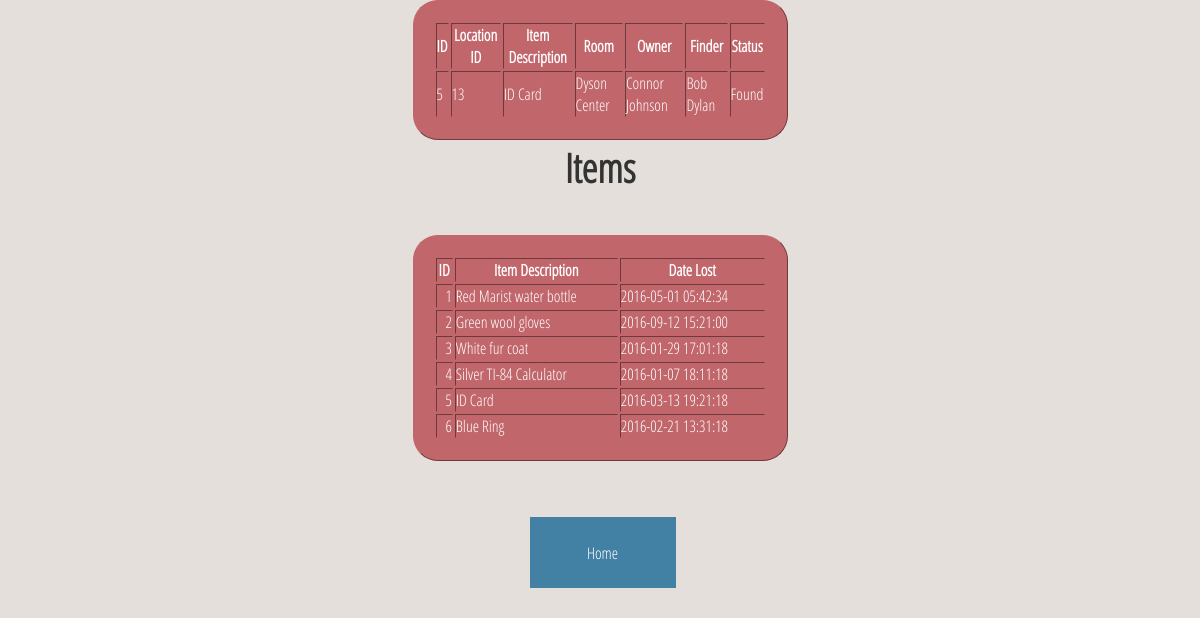
Page /localweb/quicklinks.php?id=5 on the committed database.
### tables this page shows
CREATE TABLE IF NOT EXISTS stuff 
(
id int   AUTO_INCREMENT PRIMARY KEY,

locations_id INT NOT NULL,
description TEXT,
create_date DATETIME NOT NULL,
update_date DATETIME NOT NULL,
room TEXT,
owner TEXT,
finder TEXT,
status SET ("Found", "Lost", "Claimed") NOT NULL
);

### localweb/includes/search_helpers.php (the view, shortened to what this page needs)
<?php
function show_link_records($dbc){
require( 'includes/connect_db.php' ) ;
$query = 'SELECT  id, description, create_date FROM stuff ORDER BY id ASC' ;
$results = mysqli_query( $dbc , $query ) ;
if( $results )
{
  echo '<center><H1>Items</H1>' ;
  echo '<TABLE border="1">';
  echo '<TR>';
  echo '<TH>ID</TH>';
  echo '<TH>Item Description</TH>';
  echo '<TH>Date Lost</TH>';
  echo '</TR>';
  while ( $row = mysqli_fetch_array( $results , MYSQLI_ASSOC ) )
  {
	$alink = '<A HREF=quicklinks.php?id=' . $row['id']
 . '>' . $row['id'] . '</A>' ;
    echo '<TR>'  ;
	 echo '<TD ALIGN=right>' . $alink . '</TD>' ;
	echo '<TD>' . $row['description'] . '</TD>' ;
    echo '<TD>' . $row['create_date'] . '</TD>' ;
    echo '</TR>' ;
}
  echo '</TABLE></center>';
}
else
{
  echo '<p>' . mysqli_error( $dbc ) . '</p>'  ;
}
	}
function show_record($dbc, $id) {
require( 'includes/connect_db.php' ) ;
$query = 'SELECT * FROM stuff WHERE id = ' . $id;
$results = mysqli_query( $dbc , $query ) ;
if( $results )
{
  echo '<center><TABLE border="1">';
  echo '<TR>';
  echo '<TH>ID</TH>';
  echo '<TH>Location ID</TH>';
  echo '<TH>Item Description</TH>';
  echo '<TH>Room</TH>';
  echo '<TH>Owner</TH>';
  echo '<TH>Finder</TH>';
  echo '<TH>Status</TH>';
  echo '</TR>';
  while ( $row = mysqli_fetch_array( $results , MYSQLI_ASSOC ) )
  {
    echo '<TR>'  ;
	echo '<TD>' . $row['id'] . '</TD>' ;
   echo '<TD>' . $row['locations_id'] . '</TD>' ;
    echo '<TD>' . $row['description'] . '</TD>' ;
	echo '<TD>' . $row['room'] . '</TD>' ;
	echo '<TD>' . $row['owner'] . '</TD>' ;
   echo '<TD>' . $row['finder'] . '</TD>' ;
    echo '<TD>' . $row['status'] . '</TD>' ;
    echo '</TR>' ;
}
  echo '</TABLE></center>';
}
else
{
  echo '<p>' . mysqli_error( $dbc ) . '</p>'  ;
}
	}
?>

### localweb/limbo.css (style rules this page uses)
h1 { color: black; }
table { background: #C1666B; padding: 20px; width: 375px; height: 100px; border-color: #C1666B; border-radius:25px; color: white; border-spacing:5; }
a:link, a:visited { color: white; text-decoration:none; }
* { margin: 0; padding: 0; -webkit-backface-visibility: hidden; -webkit-transition: all 0.5s; -moz-transition: all 0.5s; transition: all 0.5s; }
h1 { color: #333; font-family: Open Sans Condensed; font-size: 2.5em; text-align: center; margin-bottom: 40px; }

### rows in the picture
stuff: id "5", locations "13", description "ID Card", room "Dyson Center", owner "Connor Johnson", finder "Bob Dylan", status "Found", create_date "2016-03-13 19:21:18"
stuff: id "1", description "Red Marist water bottle", create_date "2016-05-01 05:42:34"
stuff: id "2", description "Green wool gloves", create_date "2016-09-12 15:21:00"
stuff: id "3", description "White fur coat", create_date "2016-01-29 17:01:18"
stuff: id "4", description "Silver TI-84 Calculator", create_date "2016-01-07 18:11:18"
stuff: id "6", description "Blue Ring", create_date "2016-02-21 13:31:18"
